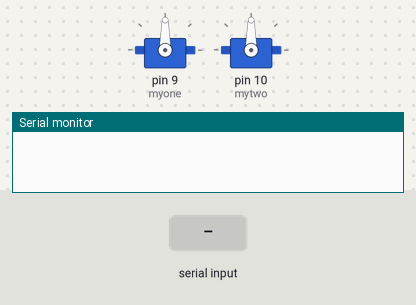
Bench run of a sketch on a simulated Arduino Uno, built with avr-gcc and run on an emulated ATmega328P. Parts: 2 × servo, the last lines printed to the serial monitor. The test bench sets the inputs (shaded band).

Above: at 1.2 s.
1.3 s: "grab" received over Serial
At 2.7 s:
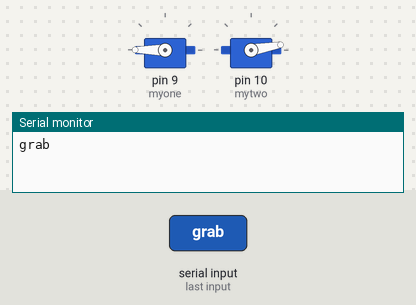
3.8 s: "release" received over Serial
At 5.9 s:
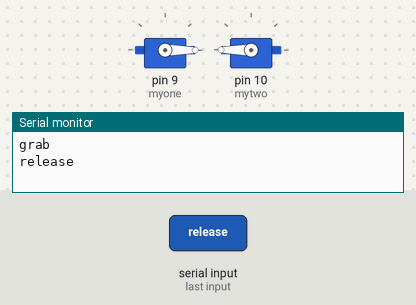
Timing chart, 0 to 7.4 s (numbered marks = the images above; inputs shaded):
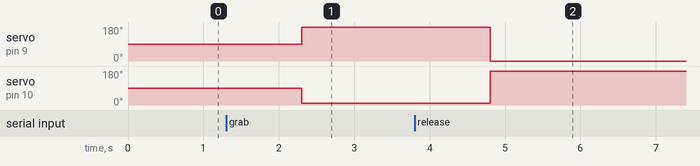

Measured:
- after the input at 1.3 s, servo on pin 9 (myone): 90° → 180° after 1.0 s; servo on pin 10 (mytwo): 90° → 10° after 1.0 s
- after the input at 3.8 s, servo on pin 9 (myone): 180° → 0° after 1.0 s; servo on pin 10 (mytwo): 10° → 180° after 1.0 s

The sketch:

blutooth_voice_contron_servo.ino
```cpp
                                                                                  //Aarzoo's programming

//app.. bluetooth control arduino all in one

String voice;
#include<Servo.h>
int pos= 0;
Servo myone;
Servo mytwo;
void setup (){
 myone.attach(9); // right servo
 mytwo.attach(10); // left servo
 Serial.begin(9600);
}
void loop ()
{
  if (Serial.available())
  {
  String voice = Serial.readString();
  Serial.println(voice);

 if(voice=="grab")
   {
myone.write(180);
mytwo.write(10);
   }
if (voice=="release")
  {
myone.write(0);
mytwo.write(180);
  }
  }
}
```
